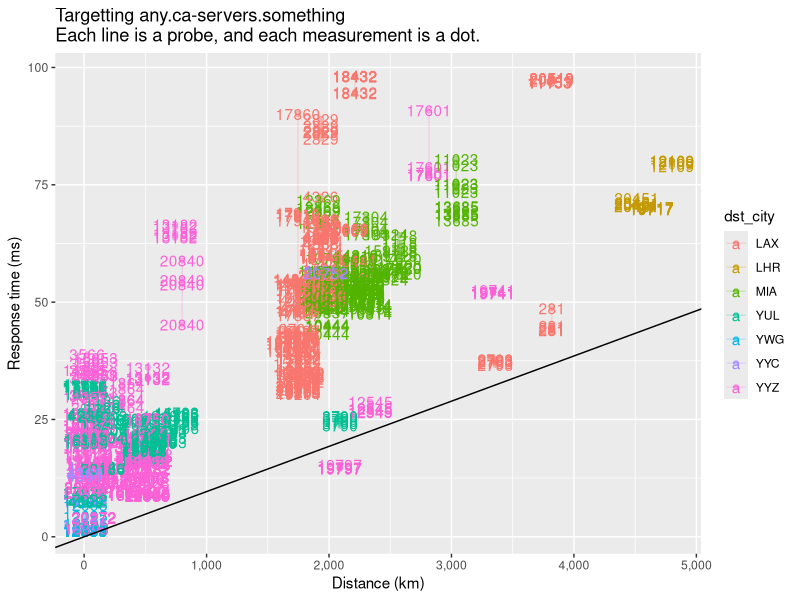

Reproduce this figure in R.
#!/usr/bin/env Rscript
library(ggplot2)
library(scales)

anycast <- read.csv('anycast.csv', stringsAsFactors = FALSE)
anycast$as <- anycast$asn_v4
anycast[anycast$asf == 6,'as'] <- anycast[anycast$asf == 6,'asn_v6']
anycast$asn_v4 <- anycast$asn_v6 <- NULL
anycast$af <- factor(anycast$af, levels = c(4, 6))

for (prb_id in unique(anycast$prb_id)) {
  anycast[anycast$prb_id == prb_id,'probe.min.rt'] <-
    min(anycast[anycast$prb_id == prb_id,'rt'])
}
prb.rts <- sapply(unique(anycast$prb_id),
                  function(prb_id) min(anycast[anycast$prb_id == prb_id,'rt']))
names(prb.rts) <- unique(anycast$prb_id)

#theta <- anycast$dst_
#anycast$dist <-
#theta = lon2 - lon1
#dist = acos(sin(lat1) × sin(lat2) + cos(lat1) × cos(lat2) × cos(theta))
#if (dist < 0) dist = dist + pi
#dist = dist × 6371.2 

#p <- ggplot(subset(anycast, dist < 10^4 & lts < 500)) +

anycast.nearby <- subset(anycast, rt < 100) # dist < 600)

p1 <- ggplot(anycast) +
  aes(x = dist, y = rt, group = prb_id, color = dst_city) +
  ggtitle('Targetting any.ca-servers.something
Each line is a probe, and each measurement is a dot.') +
  scale_x_continuous('Distance (km)', labels = comma) +
  scale_y_continuous('Response time (ms)', labels = comma) +
  annotate('text', 4200, 10, label = 'Speed of light through fibre') +
  geom_point(alpha = 0.4) + geom_line(alpha = 0.2) +
  geom_abline(intercept = 0, slope = 1.444 * 2 * (1000/299792))

p2 <- ggplot(anycast.nearby) +
  aes(x = dist, y = rt, group = prb_id, color = dst_city) +
  ggtitle('Targetting any.ca-servers.something
Each line is a probe, and each measurement is a dot.') +
  scale_x_continuous('Distance (km)', labels = comma) +
  scale_y_continuous('Response time (ms)', labels = comma) +
# annotate('text', 4200, 10, label = 'Speed of light through fibre') +
  geom_point(alpha = 0.4) + geom_line(alpha = 0.2) +
  aes(label = prb_id) + geom_text() +
  geom_abline(intercept = 0, slope = 1.444 * 2 * (1000/299792))

print(p2)
